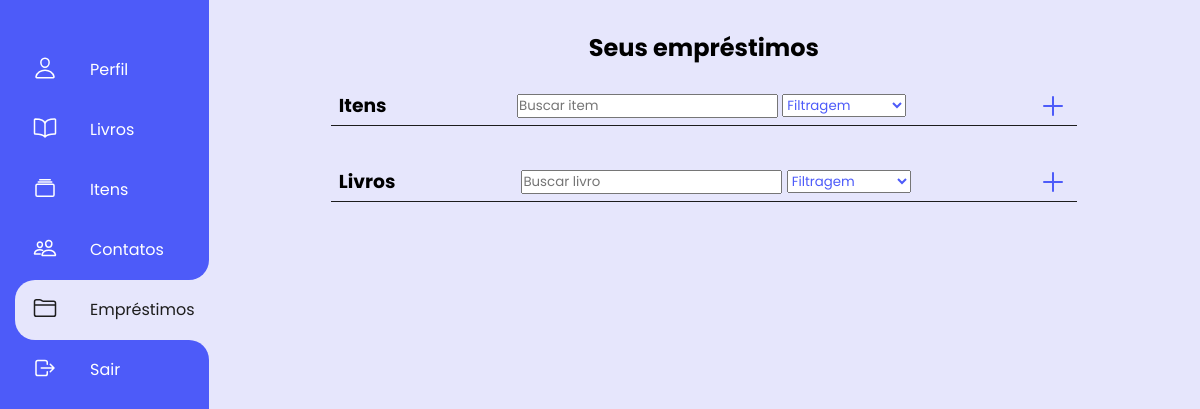
The app's page /acervo/emprestimos/ (signed in), older data.
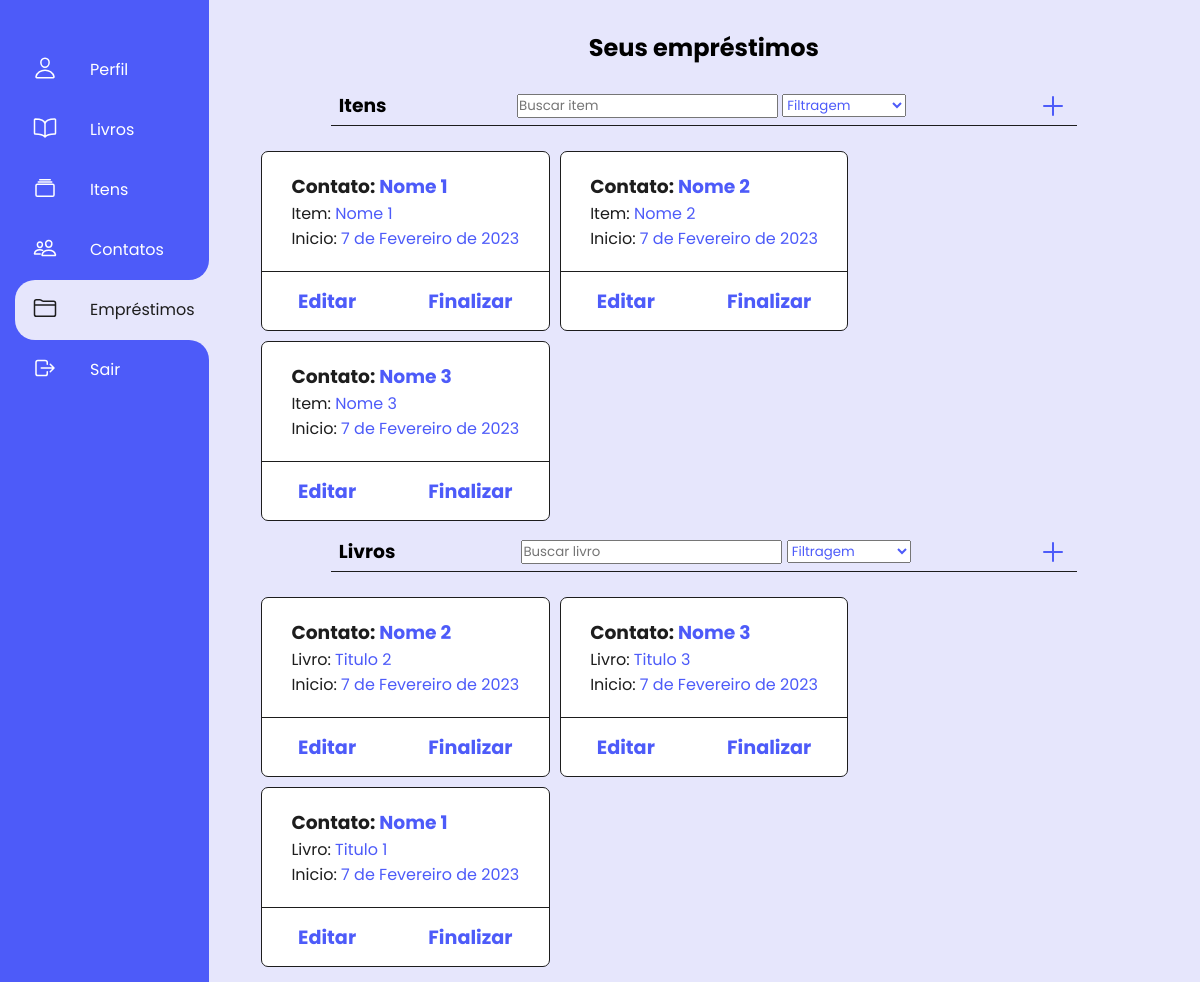
The same page, newer data.
### app/models.py (models this page shows, shortened)
class LendingItem(models.Model):
    started = models.DateTimeField(auto_now_add=True)
    returned = models.DateTimeField(auto_now=True)
    edited_at = models.DateTimeField(default=timezone.now())
    user = models.ForeignKey(User, on_delete=models.CASCADE, default=None)
    contact = models.ForeignKey(Contact, on_delete=models.CASCADE, default=None)
    item = models.ForeignKey(Item, on_delete=models.CASCADE, default=None)
    on_lending = models.BooleanField(default=True)

class Contact(models.Model):
    name = models.CharField(max_length=200)
    email = models.EmailField(max_length=250)
    created_at = models.DateTimeField(auto_now=True)
    edited_at = models.DateTimeField(default=timezone.now())
    user = models.ForeignKey(User, on_delete=models.CASCADE, default=None)
    def __str__(self):
        return self.name

class Item(models.Model):
    name = models.CharField(max_length=150)
    description = models.CharField(max_length=200)
    on_lending = models.BooleanField(default=False)
    created_at = models.DateTimeField(auto_now=True)
    edited_at = models.DateTimeField(default=timezone.now())
    user = models.ForeignKey(User, on_delete=models.CASCADE, default=None)
    def __str__(self):
        return self.name

class LendingBook(models.Model):
    started = models.DateTimeField(auto_now_add=True)
    returned = models.DateTimeField(auto_now=True)
    edited_at = models.DateTimeField(default=timezone.now())
    user = models.ForeignKey(User, on_delete=models.CASCADE, default=None)
    contact = models.ForeignKey(Contact, on_delete=models.CASCADE, default=None)
    book = models.ForeignKey(Book, on_delete=models.CASCADE, default=None)
    on_lending = models.BooleanField(default=True)

class Book(models.Model):
    title = models.CharField(max_length=200)
    author = models.CharField(max_length=200)
    year = models.CharField(max_length=10)
    on_lending = models.BooleanField(default=False)
    created_at = models.DateTimeField(auto_now=True)
    edited_at = models.DateTimeField(default=timezone.now())
    user = models.ForeignKey(User, on_delete=models.CASCADE, default=None)
    def __str__(self):
        return self.title

### app/views.py (the view)
# urls.py: path('emprestimos/', views.LendingsView.as_view(), name='lendings'),
class LendingsView(LoginRequiredMixin, TemplateView): # 5
    def get(self, request, *args, **kwargs):
        user = request.user
        lendingItens = LendingItem.objects.filter(user=user).order_by('-edited_at')
        lendingBooks = LendingBook.objects.filter(user=user).order_by('-edited_at')
        context = {
            'user': user,
            'lendingItens': lendingItens,
            'lendingBooks': lendingBooks
        }
        return render(request, 'app/lendings/lendings.html', context)

### app/templates/app/lendings/lendings.html (shortened to what this page needs)
{% extends "app/base.html" %}
{% load static %}
{% block styles %}
<link rel="stylesheet" href="{% static 'app/css/base.css' %}">
<link rel="stylesheet" href="{% static 'app/css/withModels.css' %}">
{% endblock styles %}
{% block lendings_menu %}
<li class="list active">
    <b></b>
    <b></b>
    <a href="{% url 'lendings' %}">
        <span class="icon">
            <ion-icon name="folder-outline"></ion-icon>
        </span>
        <span class="tittle">Empréstimos</span>
    </a>
</li>
{% endblock lendings_menu %}
{% block content %}
<div class="get">
    <h2>Seus empréstimos</h2>
    <br>
    <div class="search-and-add">
        <h3>Itens</h3>
        <form action="{% url 'search_lending' %}" method="post">
            <input type="text" class="search"
            placeholder="Buscar item" name="search-item" value="{{search_item}}">
            <select name="filters-item" class="filters" onchange="this.form.submit()">
                <option class="fs-7" value="0" selected="selected" disabled>Filtragem</option>
            </select>
        </form>
        <a href="{% url 'create_lending_item' %}" class="icon">
            <ion-icon name="add-outline"></ion-icon>
        </a>
    </div>
    <ul class="content-list">
        {% for lendingItem in lendingItens %}
        <li class="element-list">
            <div class="card-elements">
                <h3 class="card-title"><span class="card-span">Contato:</span> {{ lendingItem.contact }}</h3>
                <p class="card-body"><span class="card-span">Item:</span> {{ lendingItem.item }}</p>
                <p class="card-body"><span class="card-span">Inicio:</span> {{ lendingItem.started.date }}</p>
            </div>
            <div class="crud-options">
                <a href="{% url 'update_lending_item' lendingItem.id %}" class="">Editar</a>
                {% if lendingItem.on_lending %}
                <a href="{% url 'end_lending_item' lendingItem.id %}" class="">Finalizar</a>
                {% else %}
                <a href="{% url 'delete_lending_item' lendingItem.id %}" class="">Apagar</a>
                {% endif %}
            </div>
        </li>
        {% endfor %}
    </ul>
</div>
<div class="get">
    <div class="search-and-add">
        <h3>Livros</h3>
        <form action="{% url 'search_lending' %}" method="post">
            <input type="text" class="search"
            placeholder="Buscar livro" name="search-book" value="{{search_book}}">
            <select name="filters-book" class="filters" onchange="this.form.submit()">
                <option class="fs-7" value="0" selected="selected" disabled>Filtragem</option>
            </select>
        </form>
        <a href="{% url 'create_lending_book' %}" class="icon">
            <ion-icon name="add-outline"></ion-icon>
        </a>
    </div>
    <ul class="content-list">
        {% for lendingBook in lendingBooks %}
        <li class="element-list">
            <div class="card-elements">
                <h3 class="card-title"><span class="card-span">Contato:</span> {{ lendingBook.contact }}</h3>
                <p class="card-body"><span class="card-span">Livro:</span> {{ lendingBook.book }}</p>
                <p class="card-body"><span class="card-span">Inicio:</span> {{ lendingBook.started.date }}</p>
            </div>
            <div class="crud-options">
                <a href="{% url 'update_lending_book' lendingBook.id %}" class="">Editar</a>
                {% if lendingBook.on_lending %}
                <a href="{% url 'end_lending_book' lendingBook.id %}" class="">Finalizar</a>
                {% else %}
                <a href="{% url 'delete_lending_book' lendingBook.id %}" class="">Apagar</a>
                {% endif %}
            </div>
        </li>
        {% endfor %}
    </ul>
</div>
{% endblock content %}

### app/templates/app/base.html (shortened to what this page needs)
{% load static %}
<!DOCTYPE html>
<html lang="pt-BR">
<head>
    {% block styles %}{% endblock styles %}
</head>
<body>
    <div class="navigation">
        <ul>
            {% block dashboard_menu %}
            <li class="list">
                <a href="{% url 'dashboard' %}">
                    <span class="icon">
                        <ion-icon name="person-outline"></ion-icon>
                    </span>
                    <span class="tittle">Perfil</span>
                </a>
            </li>
            {% endblock dashboard_menu %}
            {% block books_menu %}
            <li class="list">
                <a href="{% url 'books' %}">
                    <span class="icon">
                        <ion-icon name="book-outline"></ion-icon>
                    </span>
                    <span class="tittle">Livros</span>
                </a>
            </li>
            {% endblock books_menu %}
            {% block itens_menu %}
            <li class="list">
                <a href="{% url 'itens' %}">
                    <span class="icon">
                        <ion-icon name="albums-outline"></ion-icon>
                    </span>
                    <span class="tittle">Itens</span>
                </a>
            </li>
            {% endblock itens_menu %}
            {% block contacts_menu %}
            <li class="list">
                <a href="{% url 'contacts' %}">
                    <span class="icon">
                        <ion-icon name="people-outline"></ion-icon>
                    </span>
                    <span class="tittle">Contatos</span>
                </a>
            </li>
            {% endblock contacts_menu %}
            {% block lendings_menu %}{% endblock lendings_menu %}
            {% block sign_out_menu %}
            <li class="list">
                <a href="{% url 'logout' %}">
                    <span class="icon">
                        <ion-icon name="log-out-outline"></ion-icon>
                    </span>
                    <span class="tittle">Sair</span>
                </a>
            </li>
            {% endblock sign_out_menu %}
        </ul>
    </div>
    <div class="content">
        {% block content %}
        {% endblock content %}
    </div>
</body>
</html>

### app/static/app/css/base.css (style rules this page uses)
:root { --primary-color: #4d5bf9; --secundary-color: #1D1D1D; --white-color: #e6e6fc; --primary-color-light: #555fd1e8; --primary-color-heavy: #2534db; }
* { margin: 0; padding: 0; box-sizing: border-box; font-family: 'Poppins', sans-serif; }
body { background-color: var(--white-color); }
.content { height: 100vh; margin-left: 17.3%; padding: 30px; }
.navigation { position: fixed; top: .1px; bottom: .1px; width: 17%; box-sizing: initial; border-left: 5px solid var(--primary-color); background-color: var(--primary-color); transition: 0.5s; overflow-x: hidden; }
.navigation ul { position: absolute; top: 0; left: 0; width: 100%; padding-left: 10px; padding-top: 40px; }
.navigation ul li { position: relative; list-style: none; width: 100%; border-top-left-radius: 20px; border-bottom-left-radius: 20px; }
.navigation ul li.active { background-color: var(--white-color); }
.navigation ul li b:nth-child(1) { position: absolute; top: -20px; height: 20px; width: 100%; background-color: var(--white-color); display: none; }
.navigation ul li b:nth-child(1)::before { content: ''; position: absolute; top: 0; left: 0; width: 100%; height: 100%; border-bottom-right-radius: 20px; background-color: var(--primary-color); }
.navigation ul li b:nth-child(2) { position: absolute; bottom: -20px; height: 20px; width: 100%; background-color: var(--white-color); display: none; }
.navigation ul li b:nth-child(2)::before { content: ''; position: absolute; top: 0; left: 0; width: 100%; height: 100%; border-top-right-radius: 20px; background-color: var(--primary-color); }
.navigation ul li.active b:nth-child(1), .navigation ul li.active b:nth-child(2) { display: block; }
.navigation ul li a { position: relative; display: block; width: 100%; display: flex; text-decoration: none; color: #fff; }
.navigation ul li.active a { color: var(--secundary-color); }
.navigation ul li a .icon { position: relative; display: block; min-width: 60px; height: 60px; line-height: 70px; text-align: center; }
.navigation ul li a .icon ion-icon { font-size: 1.5em; }
.navigation ul li a .tittle { position: relative; display: block; padding-left: 15px; height: 60px; line-height: 60px; white-space: normal; }

### app/static/app/css/withModels.css (style rules this page uses)
:root { --primary-color: #4d5bf9; --secundary-color: #1D1D1D; --white-color: #e6e6fc; --primary-color-light: #555fd1e8; --primary-color-heavy: #2534db; }
.search-and-add { display: flex; align-items: center; justify-content: space-between; width: 80%; margin-bottom: 10px; padding: 0 8px 5px; border-bottom: 1px solid var(--secundary-color); }
.get { display: flex; flex-direction: column; align-items: center; justify-content: start; }
.get .content-list { margin: 15px 0; width: 95%; height: 80%; display: flex; flex-wrap: wrap; gap: 10px; }
.get .content-list .element-list { width: 32.6%; height: 180px; display: flex; flex-direction: column; align-items: center; justify-content: center; background-color: white; color: var(--primary-color); border: 1px solid var(--secundary-color); border-radius: 7px; }
.get .content-list .element-list .card-elements { display: flex; flex-direction: column; margin: 20px; }
.card-span { color: var(--secundary-color); }
.get .content-list .element-list .card-elements .card-title, .card-body { align-self: flex-start; }
.get .content-list .element-list .crud-options { width: 100%; padding: 15px 0; border-top: 1px solid var(--secundary-color); display: flex; align-items: center; justify-content: space-around; }
.get .content-list .element-list .crud-options a { text-decoration: none; font-size: 1.2em; font-weight: bold; color: var(--primary-color); }
.get, .post { text-align: center; }
.search-and-add .icon { position: relative; display: block; min-width: 30px; height: 30px; line-height: 40px; text-align: center; }
.search-and-add .icon ion-icon { font-size: 2em; cursor: pointer; color: var(--primary-color); }
.filters { color: var(--primary-color); }

Row changes from the older to the newer data that the page shows:
added LendingItem: contact "Nome 1", item "Nome 1", started "7 de Fevereiro de 2023", on_lending "Finalizar"
added LendingItem: contact "Nome 2", item "Nome 2", started "7 de Fevereiro de 2023", on_lending "Finalizar"
added LendingItem: contact "Nome 3", item "Nome 3", started "7 de Fevereiro de 2023", on_lending "Finalizar"
added LendingBook: contact "Nome 2", book "Titulo 2", started "7 de Fevereiro de 2023", on_lending "Finalizar"
added LendingBook: contact "Nome 3", book "Titulo 3", started "7 de Fevereiro de 2023", on_lending "Finalizar"
added LendingBook: contact "Nome 1", book "Titulo 1", started "7 de Fevereiro de 2023", on_lending "Finalizar"
